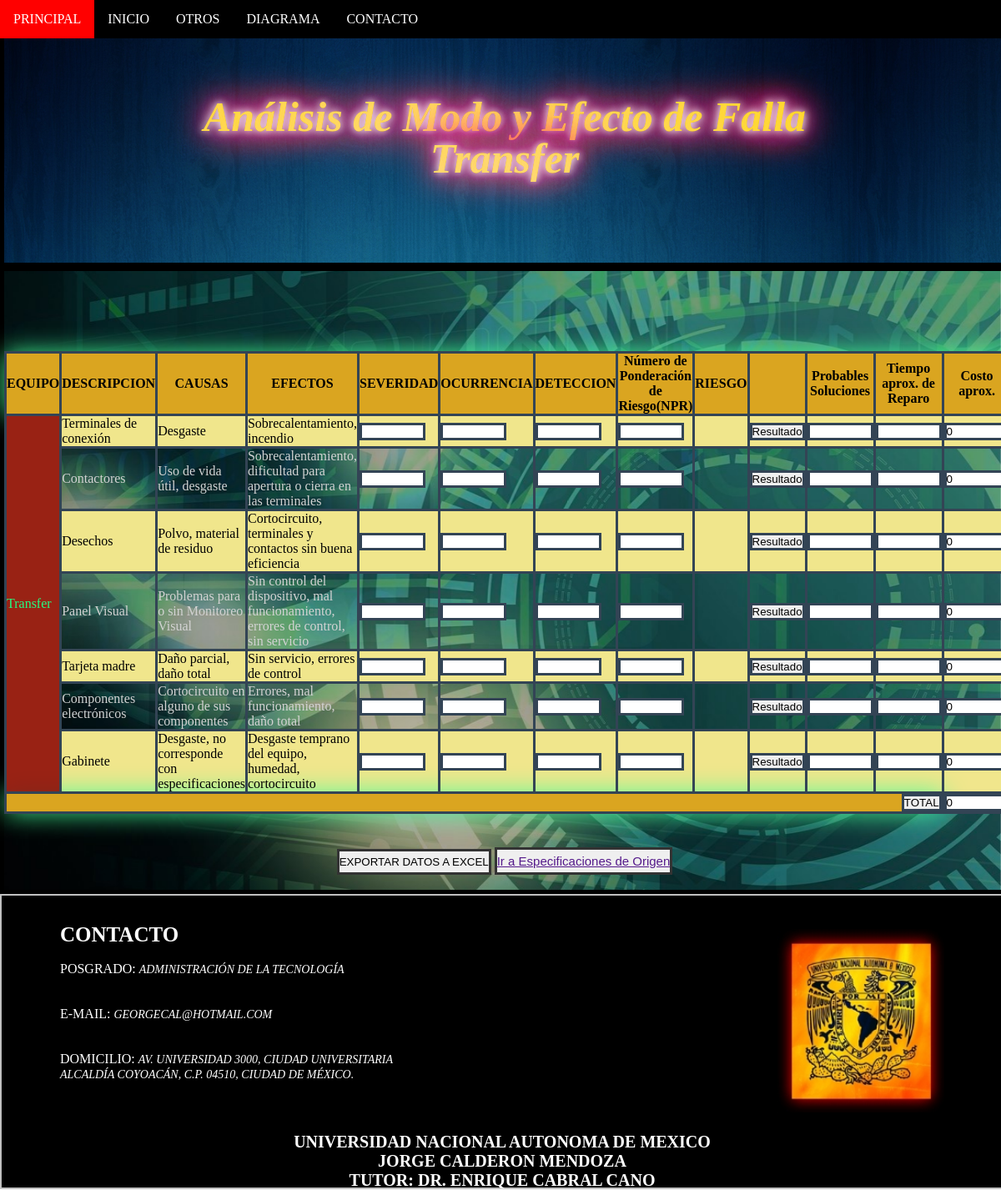
The page /Transfer/ on the database its author committed.
### TES/models.py (models this page shows, shortened)
class Post(models.Model):
    Autor = models.ForeignKey('auth.User', on_delete=models.CASCADE)
    Elemento = models.CharField(max_length=200)
    Descripción_1 = models.CharField(max_length=200)
    Causa_1 = models.TextField()
    Efectos_1 = models.TextField()
    Descripción_2 = models.CharField(max_length=200)
    Causa_2 = models.TextField()
    Efectos_2 = models.TextField()
    Descripción_3 = models.CharField(max_length=200)
    Causa_3 = models.TextField()
    Efectos_3 = models.TextField()
    Descripción_4 = models.CharField(max_length=200)
    Causa_4 = models.TextField()
    Efectos_4 = models.TextField()
    Descripción_5 = models.CharField(max_length=200)
    Causa_5 = models.TextField()
    Efectos_5 = models.TextField()
    Descripción_6 = models.CharField(max_length=200)
    Causa_6 = models.TextField()
    Efectos_6 = models.TextField()
    Descripción_7 = models.CharField(max_length=200)
    Causa_7 = models.TextField()
    Efectos_7 = models.TextField()
    Descripción_8 = models.CharField(max_length=200)
    Causa_8 = models.TextField()
    Efectos_8 = models.TextField()
    Descripción_9 = models.CharField(max_length=200)
    Causa_9 = models.TextField()
    Efectos_9 = models.TextField()
    Descripción_10 = models.CharField(max_length=200)
    Causa_10 = models.TextField()
    Efectos_10 = models.TextField()
    Descripción_11 = models.CharField(max_length=200)
    Causa_11 = models.TextField()
    Efectos_11 = models.TextField()
    Descripción_12 = models.CharField(max_length=200)
    Causa_12 = models.TextField()
    Efectos_12 = models.TextField()
    Datos_Creados = models.DateTimeField(
            default=timezone.now)
    Datos_Publicados = models.DateTimeField(
            blank=True, null=True)

### TES/views.py (the view)
# urls.py: path('Transfer/', views.Transfer, name='Transfer'),
def Transfer(request):
    posts = Post.objects.filter(Elemento='Transfer')
    return render(request, 'Transfer.html', {'posts': posts})

### TES/templates/Transfer.html (shortened to what this page needs)
<!DOCTYPE html>
<html lang="es">
<head>
		   {%load static%}
       <link rel="stylesheet" href="{%static 'css/O.css' %}">
</head>
	<header>
		<div class="navbar">
  <a href="/">PRINCIPAL</a>
  <div class="subnav">
    <a href="#">INICIO</a>
  </div>
  <div class="subnav">
    <button class="subnavbtn">OTROS</button>
  </div>
  <div class="subnav">
    <a href="/Diagrama">DIAGRAMA</a>
  </div>
  <a href="#footer">CONTACTO</a>
</div>
	</header>
<body>
{%load static%}
<div style= "background: url({% static 'Ima/91.jpg'%});
border: 5px solid black;
font: italic bold 50px/50px Times New Roman, serif;
text-align:center;
margin: auto; width: 100%; height: 100%; padding-top: 60px; padding-bottom: : 60px;">
	<a class = "v" href="/">Análisis de Modo y Efecto de Falla <br>Transfer</br></a>
 </div>
{%load static%}
<div style= "background: url({% static 'Ima/120.jpg'%}); border: 5px solid black; width: 100%; padding-top: 60px; padding-bottom: : 60px;
background-attachment: fixed;
background-position: center;
background-repeat: no-repeat;
background-size: cover;">
<div>
{% for Post in posts %}
    <table id="tabla" >
      <tr style="background-color:goldenrod; box-shadow: 0 0 30px #4f9;">
        <th>EQUIPO</th>
        <th>DESCRIPCION</th>
        <th>CAUSAS</th>
        <th>EFECTOS</th>
        <th>SEVERIDAD</th>
        <th>OCURRENCIA</th>
        <th>DETECCION</th>
        <th>Número de Ponderación de Riesgo(NPR)</th>
        <th>RIESGO</th>
        <th></th>
				<th>Probables Soluciones</th>
        <th>Tiempo aprox. de Reparo</th>
        <th>Costo aprox.</th>
     </tr>
      <tr style="background-color: khaki;">
        {%load static%}
        <td rowspan="7" style="color:springgreen; background: darkred; opacity: 0.85; box-shadow: 0 0 30px #4f9;">{{ Post.Elemento|linebreaksbr }}</td>
        <td>{{ Post.Descripción_1|linebreaksbr }}</td>
        <td>{{ Post.Causa_1|linebreaksbr }}</td>
        <td>{{ Post.Efectos_1|linebreaksbr }}</td>
        <td><label for="a"></label>
        <input type="text" name="a" id="a" maxlength= "2" size="7"></td>
        <td><label for="b"></label>
        <input type="text" name="b" id="b" maxlength= "2" size="7"></td>
        <td><label for="c"></label>
        <input type="text" name="c" id="c" maxlength= "2" size="7"></td>
        <td id= "m"><label for="d"></label>
        <input type="text" name="d" id="d"  maxlength= "4" size="7"></td>
        <td id= "n"><label for="e"></label></td>
        <td><input type="button" onclick="valor (); m ();" name="r" id="r" value="Resultado"></td>
				<td><label for="g"></label>
        <input type="text" name="g" id="g" maxlength= "60" size="7"></td>
        <td><label for="k"></label>
        <input type="text" name="k" id="k" maxlength= "25" size="7"></td>
        <td><label for="l"></label>
        <input type="text" name="l" id="l" maxlength= "10" size="7" value = 0></td>
      </tr>
      <tr>
        <td style= "color:lightgray";>{{ Post.Descripción_2|linebreaksbr }}</td>
        <td style= "color:lightgray";>{{ Post.Causa_2|linebreaksbr }}</td>
        <td style= "color:lightgray";>{{ Post.Efectos_2|linebreaksbr }}</td>
        <td><label for="a1"></label>
        <input type="text" name="a1" id="a1" maxlength= "2" size="7"></td>
        <td><label for="b1"></label>
        <input type="text" name="b1" id="b1" maxlength= "2" size="7"></td>
        <td><label for="c1"></label>
        <input type="text" name="c1" id="c1" maxlength= "2" size="7"></td>
        <td id= "m1"><label for="d1"></label>
        <input type="text" name="d1" id="d1"  maxlength= "4" size="7"></td>
        <td id= "n1"><label for="e1"></label></td>
        <td><input type="button" onclick="valor1 (); m1 ();" name="r1" id="r1" value="Resultado"></td>
				<td><label for="g1"></label>
        <input type="text" name="g1" id="g1" maxlength= "60" size="7"></td>
        <td><label for="k1"></label>
        <input type="text" name="k1" id="k1" maxlength= "25" size="7"></td>
        <td><label for="l"></label>
        <input type="text" name="l1" id="l1" maxlength= "10" size="7" value = 0></td>
      </tr>
      <tr  style="background-color:khaki;">
        <td>{{ Post.Descripción_3|linebreaksbr }}</td>
        <td>{{ Post.Causa_3|linebreaksbr }}</td>
        <td>{{ Post.Efectos_3|linebreaksbr }}</td>
        <td><label for="a2"></label>
        <input type="text" name="a2" id="a2" maxlength= "2" size="7"></td>
        <td><label for="b2"></label>
        <input type="text" name="b2" id="b2" maxlength= "2" size="7"></td>
        <td><label for="c2"></label>
        <input type="text" name="c2" id="c2" maxlength= "2" size="7"></td>
        <td id= "m2"><label for="d2"></label>
        <input type="text" name="d2" id="d2"  maxlength= "4" size="7"></td>
        <td id= "n2"><label for="e2"></label></td>
        <td><input type="button" onclick="valor2 (); m2 ();" name="r2" id="r2" value="Resultado"></td>
				<td><label for="g2"></label>
        <input type="text" name="g2" id="g2" maxlength= "60" size="7"></td>
        <td><label for="k2"></label>
        <input type="text" name="k2" id="k2" maxlength= "25" size="7"></td>
        <td><label for="l"></label>
        <input type="text" name="l2" id="l2" maxlength= "10" size="7" value = 0></td>
      </tr>
      <tr>
        <td style= "color:lightgray";>{{ Post.Descripción_4|linebreaksbr }}</td>
        <td style= "color:lightgray";>{{ Post.Causa_4|linebreaksbr }}</td>
        <td style= "color:lightgray";>{{ Post.Efectos_4|linebreaksbr }}</td>
        <td><label for="a3"></label>
        <input type="text" name="a3" id="a3" maxlength= "2" size="7"></td>
        <td><label for="b3"></label>
        <input type="text" name="b3" id="b3" maxlength= "2" size="7"></td>
        <td><label for="c3"></label>
        <input type="text" name="c3" id="c3" maxlength= "2" size="7"></td>
        <td id= "m3"><label for="d3"></label>
        <input type="text" name="d3" id="d3"  maxlength= "4" size="7"></td>
        <td id= "n3"><label for="e3"></label></td>
        <td><input type="button" onclick="valor3 (); m3 ();" name="r3" id="r3" value="Resultado"></td>
				<td><label for="g3"></label>
        <input type="text" name="g3" id="g3" maxlength= "60" size="7"></td>
        <td><label for="k3"></label>
        <input type="text" name="k3" id="k3" maxlength= "25" size="7"></td>
        <td><label for="l3"></label>
        <input type="text" name="l3" id="l3" maxlength= "10" size="7" value = 0></td>
      </tr>
      <tr style="background-color:khaki;">
        <td>{{ Post.Descripción_5|linebreaksbr }}</td>
        <td>{{ Post.Causa_5|linebreaksbr }}</td>
        <td>{{ Post.Efectos_5|linebreaksbr }}</td>
        <td><label for="a4"></label>
        <input type="text" name="a4" id="a4" maxlength= "2" size="7"></td>
        <td><label for="b4"></label>
        <input type="text" name="b4" id="b4" maxlength= "2" size="7"></td>
        <td><label for="c4"></label>
        <input type="text" name="c4" id="c4" maxlength= "2" size="7"></td>
        <td id= "m4"><label for="d4"></label>
        <input type="text" name="d4" id="d4"  maxlength= "4" size="7"></td>
        <td id= "n4"><label for="e4"></label></td>
        <td><input type="button" onclick="valor4 (); m4 ();" name="r4" id="r4" value="Resultado"></td>
				<td><label for="g4"></label>
        <input type="text" name="g4" id="g4" maxlength= "60" size="7"></td>
        <td><label for="k4"></label>
        <input type="text" name="k4" id="k4" maxlength= "25" size="7"></td>
        <td><label for="l4"></label>
        <input type="text" name="l4" id="l4" maxlength= "10" size="7" value = 0></td>
      </tr>
      <tr>
        <td style= "color:lightgray";>{{ Post.Descripción_6|linebreaksbr }}</td>
        <td style= "color:lightgray";>{{ Post.Causa_6|linebreaksbr }}</td>
        <td style= "color:lightgray";>{{ Post.Efectos_6|linebreaksbr }}</td>
        <td><label for="a5"></label>
        <input type="text" name="a5" id="a5" maxlength= "2" size="7"></td>
        <td><label for="b5"></label>
        <input type="text" name="b5" id="b5" maxlength= "2" size="7"></td>
        <td><label for="c5"></label>
        <input type="text" name="c5" id="c5" maxlength= "2" size="7"></td>
        <td id= "m5"><label for="d5"></label>
        <input type="text" name="d5" id="d5"  maxlength= "4" size="7"></td>
        <td id= "n5"><label for="e5"></label></td>
        <td><input type="button" onclick="valor5 (); m5 ();" name="r5" id="r5" value="Resultado"></td>
				<td><label for="g5"></label>
        <input type="text" name="g5" id="g5" maxlength= "60" size="7"></td>
        <td><label for="k5"></label>
        <input type="text" name="k5" id="k5" maxlength= "25" size="7"></td>
        <td><label for="l5"></label>
        <input type="text" name="l5" id="l5" maxlength= "10" size="7" value = 0></td>
      </tr>
      <tr style="background-color:khaki;">
        <td>{{ Post.Descripción_7|linebreaksbr }}</td>
        <td>{{ Post.Causa_7|linebreaksbr }}</td>
        <td>{{ Post.Efectos_7|linebreaksbr }}</td>
        <td><label for="a6"></label>
        <input type="text" name="a6" id="a6" maxlength= "2" size="7"></td>
        <td><label for="b6"></label>
        <input type="text" name="b6" id="b6" maxlength= "2" size="7"></td>
        <td><label for="c6"></label>
        <input type="text" name="c6" id="c6" maxlength= "2" size="7"></td>
        <td id= "m6"><label for="d6"></label>
        <input type="text" name="d6" id="d6"  maxlength= "4" size="7"></td>
        <td id= "n6"><label for="e6"></label></td>
        <td><input type="button" onclick="valor6 (); m6 ();" name="r6" id="r6" value="Resultado"></td>
				<td><label for="g6"></label>
        <input type="text" name="g6" id="g6" maxlength= "60" size="7"></td>
        <td><label for="k6"></label>
        <input type="text" name="k6" id="k6" maxlength= "25" size="7"></td>
        <td><label for="l6"></label>
        <input type="text" name="l6" id="l6" maxlength= "10" size="7" value = 0></td>
      </tr>
      <tr>
        <td colspan="12" align= "right" style="background-color:goldenrod; box-shadow: 0 0 30px #4f9;"><input type="button" onclick="valor12 ();" name="r12" id="r12" value="TOTAL"></td>
        <td><label for="l12"></label>
        <input type="text" name="l12" id="l12" maxlength= "10" size="7" value = 0></td>
      </tr>
</table>
{% endfor %}
<div  style= "padding-top: 40px;" align= "center">
<button style = "border : 3px solid #333; padding-top: 5px; padding-bottom: 5px;" id="btnExportar"> EXPORTAR DATOS A EXCEL</button>
<button style = "border : 3px solid #333; padding-top: 5px; padding-bottom: 5px;" id="btnExportar"><a href="" style= "font-size: 15px;"> Ir a Especificaciones de Origen<a></button>
</div>
{% load static %}
</div>
</div>
{% load static %}
</body>
<footer id= "footer"; style="width: 100%;">
{% load static %}
<img src="{% static 'Ima/UNAM1.jpg' %}" WIDTH=200 HEIGHT=220 align= "right" style="margin-right: 70px; margin-top: 40px;"></img>
<br>
<h6 style="margin-left: 70px; margin-top: 15px; font-size: 25px;"> CONTACTO </h6>
  <div style="margin-left: 70px;" class="row">
   <label for="name">POSGRADO:</label>
   <label style= "font-size: 14px;"><i>Administración de la Tecnología</i></label>
 </div>
 <br></br>
 <div style="margin-left: 70px;" class="row">
   <label for="email">E-MAIL:</label>
	 <label style= "font-size: 14px;"><i>georgecal@hotmail.com</i></label>
 </div>
 <br></br>
 <div style="margin-left: 70px;" class="row">
   <label for="message">DOMICILIO:</label>
  <label style= "font-size: 14px;" ><i>Av. Universidad 3000, Ciudad Universitaria
	<br>	Alcaldía Coyoacán, C.P. 04510, Ciudad de México.</i></label>
 </div>
<br></br>
<h4 style= "font-size: 20px; margin-top: 25px;" align="center" >UNIVERSIDAD NACIONAL AUTONOMA DE MEXICO </h4>
<h5 style= "font-size: 20px; margin-bottom: 30px;" align="center"> JORGE CALDERON MENDOZA
<br style= "font-size: 20px; margin-bottom: 30px; " align="center"> TUTOR: DR. ENRIQUE CABRAL CANO</br></h5>
</footer>
</html>

### TES/static/css/O.css (style rules this page uses)
* { padding: 0; margin: 0; }
.navbar { overflow: hidden; background-color: black; width: 100%; position:fixed; }
.navbar a { float: left; font-size: 16px; color: white; text-align: center; padding: 14px 16px; text-decoration: none; }
.subnav { float: left; overflow: hidden; }
.subnav .subnavbtn { font-size: 16px; border: none; outline: none; color: white; padding: 14px 16px; background-color: inherit; font-family: inherit; margin: 0; }
.v { color:gold; mix-blend-mode: lighten; text-decoration: none; text-shadow: 0 0 10px #fff, 0 0 20px #fff, 0 0 30px #e60073, 0 0 40px #e60073, 0 0 50px #e60073, 0 0 60px #e60073, 0 0 70px #e60073; }
footer { height:350px; width:100%; background:black; font-family: "Times New Roman"; text-transform: uppercase; color: white; border: 2px solid #c0c0c0; margin: auto; }

### TES/templates/Transfer.html (style rules this page uses)
table, th, td, input { border : 3px solid #345; }
table { width: 100%; border-collapse: collapse; }

### rows shown on the page
Post: Elemento "Transfer", Descripción_1 "Terminales de conexión", Causa_1 "Desgaste", Efectos_1 "Sobrecalentamiento, incendio", Descripción_2 "Contactores", Causa_2 "Uso de vida útil, desgaste", Efectos_2 "Sobrecalentamiento, dificultad para apertura o cierra en las terminales", Descripción_3 "Desechos", Causa_3 "Polvo, material de residuo", Efectos_3 "Cortocircuito, terminales y contactos sin buena eficiencia", Descripción_4 "Panel Visual", Causa_4 "Problemas para o sin Monitoreo Visual", Efectos_4 "Sin control del dispositivo, mal funcionamiento, errores de control, sin servicio", Descripción_5 "Tarjeta madre", Causa_5 "Daño parcial, daño total", Efectos_5 "Sin servicio, errores de control", Descripción_6 "Componentes electrónicos", Causa_6 "Cortocircuito en alguno de sus componentes", Efectos_6 "Errores, mal funcionamiento, daño total", Descripción_7 "Gabinete", Causa_7 "Desgaste, no corresponde con especificaciones", Efectos_7 "Desgaste temprano del equipo, humedad, cortocircuito"
